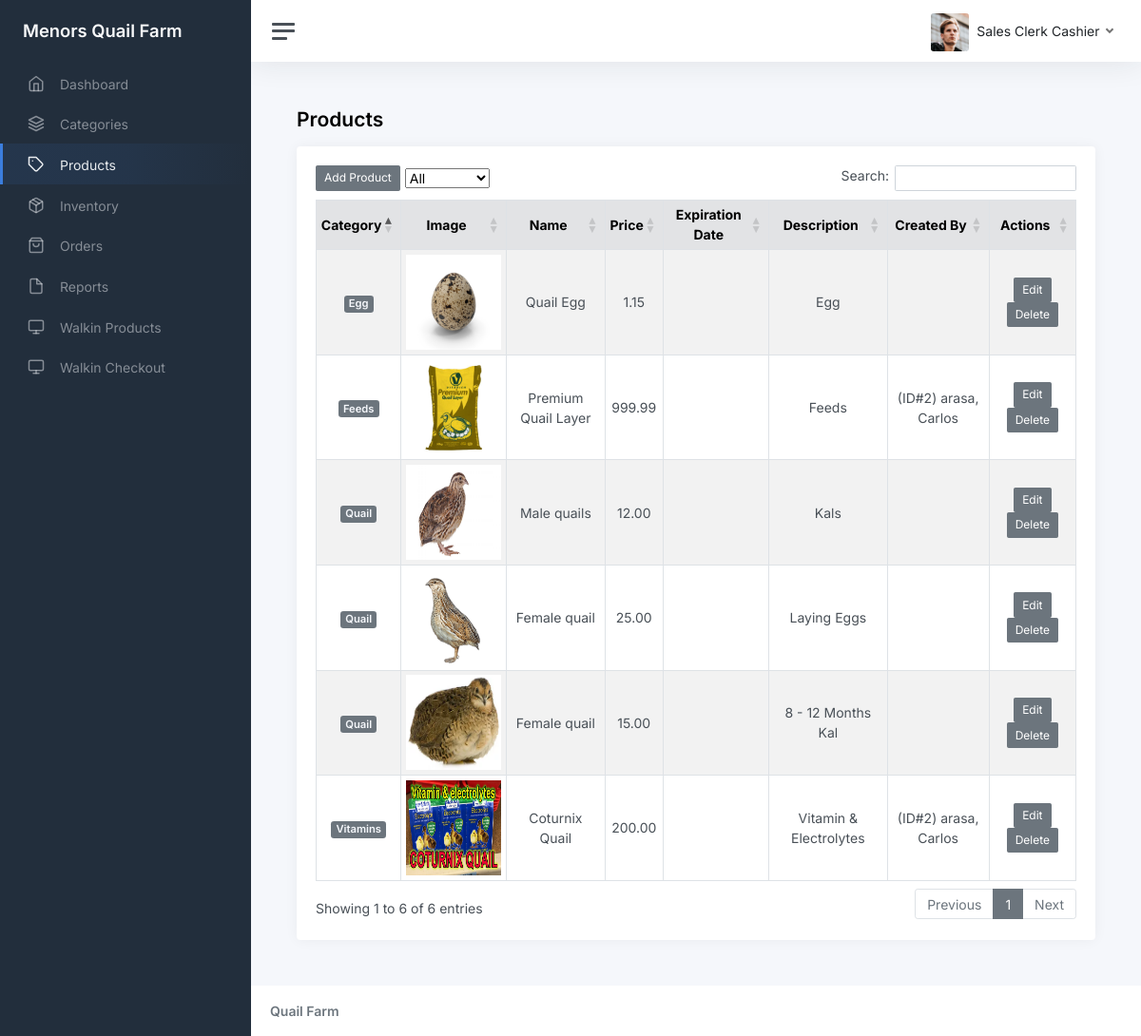
Page /admin/product.php (signed in) on the committed database.
### tables this page shows
CREATE TABLE `tbl_product` (
  `id` int(11) NOT NULL AUTO_INCREMENT,
  `category_id` int(11) DEFAULT NULL,
  `name` varchar(45) DEFAULT NULL,
  `description` varchar(45) DEFAULT NULL,
  `image` varchar(255) DEFAULT NULL,
  `price` decimal(5,2) DEFAULT 0.00,
  `date_created` datetime DEFAULT current_timestamp(),
  `created_by` int(11) DEFAULT NULL,
  `is_deleted` int(11) DEFAULT 0,
  `expiration_date` date DEFAULT NULL,
  PRIMARY KEY (`id`)
);

CREATE TABLE `tbl_category` (
  `id` int(11) NOT NULL AUTO_INCREMENT,
  `name` varchar(45) DEFAULT NULL,
  `is_deleted` int(11) DEFAULT 0,
  `date_created` datetime DEFAULT current_timestamp(),
  `created_by` int(11) DEFAULT NULL,
  PRIMARY KEY (`id`)
);

### functions.php (called while the page is built, shortened)
<?php
function get_list($sql)
{
    $result = mysqli_query($_SESSION['conn'], $sql);
    $temp = array();
    while ($row = $result->fetch_assoc()) {
        $temp[] = $row;
    }
    return $temp;
}

### admin/product.php (the view, shortened to what this page needs)
<?php include_once('header.php') ?>
<main class="content">
  <div class="container-fluid p-0">
    <h1 class="h3 mb-3"><strong>Products</strong></h1>
    <div class="row">
      <div class="col-12 col-lg-12">
        <div class="card">
          <div class="card-body">
            <table class="table table-sm table-striped table-hover table-bordered">
              <thead class="table-secondary">
                <tr>
                  <th scope="col" class="text-center">Category</th>
                  <th scope="col" class="text-center" style="width: 0.1%;">Image</th>
                  <th scope="col" class="text-center">Name</th>
                  <th scope="col" class="text-center">Price</th>
                  <th scope="col" class="text-center">Expiration Date</th>
                  <th scope="col" class="text-center">Description</th>
                  <th scope="col" class="text-center">Created By</th>
                  <th scope="col" class="text-center">Actions</th>
                </tr>
              </thead>
              <tbody>
                <?php foreach (get_list("select c.name as category_name,p.*,concat('(ID#',i.id,') ',i.last_name,', ',i.first_name) as created_by from tbl_product p left join tbl_users_info i on i.id = p.created_by inner join tbl_category c on c.id = p.category_id where p.is_deleted = 0") as $res) { ?>
                  <tr>
                    <td class="text-center"><span class="badge bg-secondary text-light"><?php echo $res['category_name']; ?></span></td>
                    <td style="width: 0.1%;"><img src="../images/products/<?php echo $res['image']; ?>" style="width:100px;height:100px" /></td>
                    <td class="text-center"><?php echo $res['name']; ?></td>
                    <td class="text-center"><?php echo $res['price']; ?></td>
                    <td class="text-center"><?php echo $res['expiration_date']; ?></td>
                    <td class="text-center"><?php echo $res['description']; ?></td>
                    <td class="text-center"><?php echo $res['created_by']; ?></td>
                    <td>
                      <center>
                        <form method="post" onsubmit="return confirm('Are You Sure?')">
                          <a href="product_edit.php?id=<?php echo $res['id']; ?>" class="btn btn-sm btn-secondary btn-edit"> Edit </a>
                          <button type="submit" class="btn btn-sm btn-secondary" name="delete" value="<?php echo $res['id']; ?>"> Delete </button>
                        </form>
                      </center>
                    </td>
                  </tr>
                <?php } ?>
              </tbody>
            </table>
          </div>
        </div>
      </div>
    </div>
  </div>
</main>
<?php include_once('footer.php') ?>

### admin/css/custom.css (style rules this page uses)
.table { background: #fff; }
.table > thead > tr > th { border-bottom: 1px solid #e6e7e8; vertical-align: middle; height: 50px; }
.table > thead > tr > th { height: unset!important; }

### rows in the picture
tbl_product: category.name "Quail", image (picture), name "Male quails", price "12.00", description "Kals", $res['id'] 1 (drawn)
tbl_product: category.name "Quail", image (picture), name "Female quail", price "25.00", description "Laying Eggs", $res['id'] 2 (drawn)
tbl_product: category.name "Egg", image (picture), name "Quail Egg", price "1.15", description "Egg", $res['id'] 3 (drawn)
tbl_product: category.name "Quail", image (picture), name "Female quail", price "15.00", description "8 - 12 Months Kal", $res['id'] 4 (drawn)
tbl_product: category.name "Vitamins", image (picture), name "Coturnix Quail", price "200.00", description "Vitamin & Electrolytes", created_by "(ID#2) arasa, Carlos", $res['id'] 14 (drawn)
tbl_product: category.name "Feeds", image (picture), name "Premium Quail Layer", price "999.99", description "Feeds", created_by "(ID#2) arasa, Carlos", $res['id'] 16 (drawn)

### other values in the picture
$_SESSION['user']->first_name "Sales Clerk"
$_SESSION['user']->last_name "Cashier"
